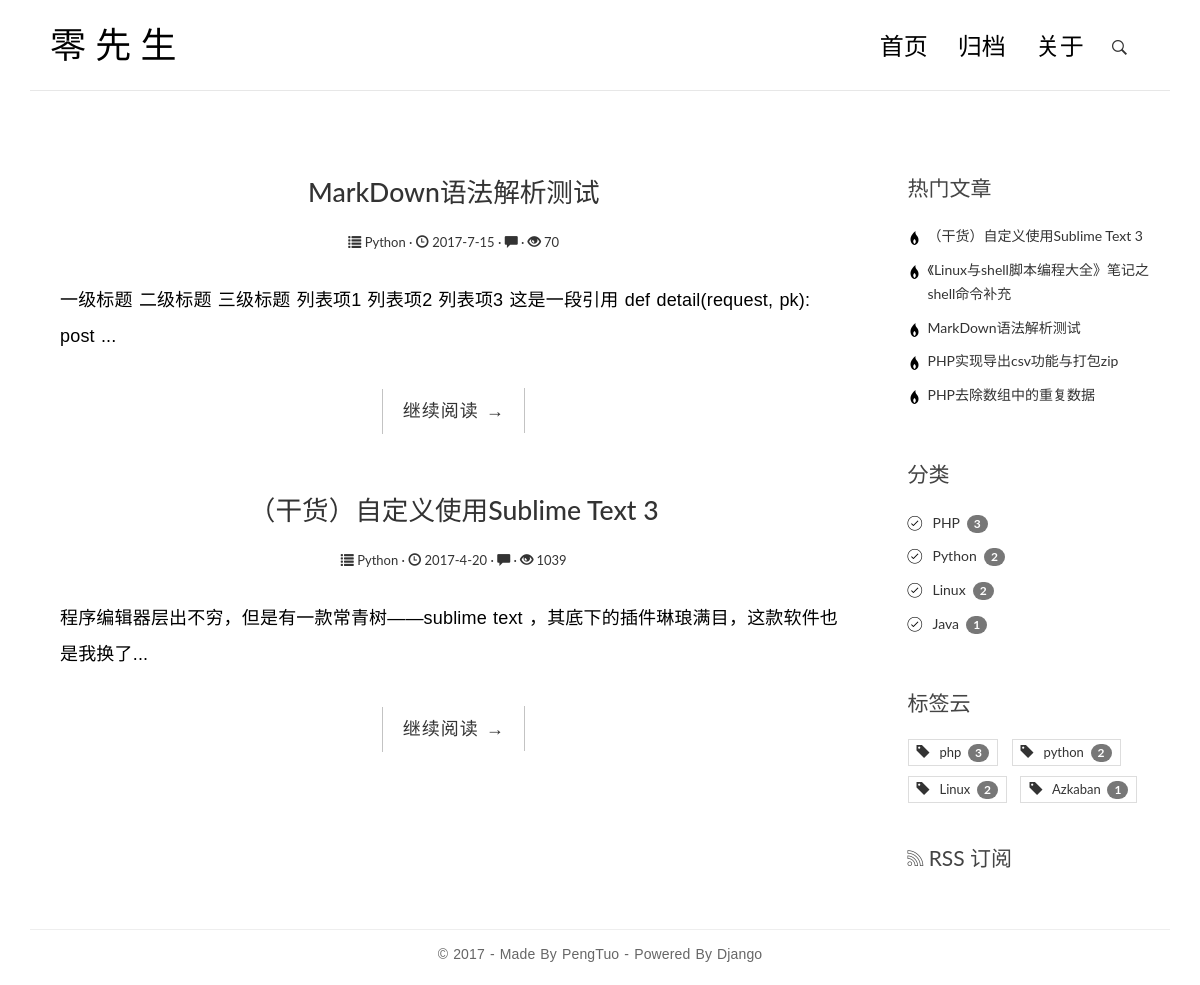
Screenshot of /category/3/ with the database file from the repository.
### blog/models.py (models this page shows, shortened)
class Post(models.Model):
    title = models.CharField(max_length=70)
    body = models.TextField()
    created_time = models.DateTimeField()
    updated_time = models.DateTimeField()
    excerpt = models.CharField(max_length=200, blank=True)
    category = models.ForeignKey(Category)
    tags = models.ManyToManyField(Tag, blank=True)
    views = models.PositiveIntegerField(default=0)
    author = models.ForeignKey(User)
    def get_absolute_url(self):
        return reverse('blog:detail', kwargs={'pk': self.pk})

class Category(models.Model):
    name = models.CharField(max_length=100)

class Tag(models.Model):
    name = models.CharField(max_length=100)

### blog/views.py (the view)
# urls.py: url(r'^category/(?P<pk>[0-9]+)/$', views.CategoryView.as_view(), name='category'),
class CategoryView(IndexView):
    def get_queryset(self):
        cate = get_object_or_404(Category, pk=self.kwargs.get('pk'))
        return super(CategoryView, self).get_queryset().filter(category=cate)

### blog/templatetags/blog_tags.py (called while the page is built)
@register.simple_tag
def get_hot_posts(num=5):
    return Post.objects.all().order_by('-views')[:num]

@register.simple_tag
def get_categories():
    return Category.objects.annotate(num_post=Count('post')).filter(num_post__gt=0)

@register.simple_tag
def get_tags():
    return Tag.objects.annotate(num_post=Count('post')).filter(num_post__gt=0)

### blog/views.py (called while the page is built, shortened)
    def get_context_data(self, **kwargs):
        context = super().get_context_data(**kwargs)
        paginator = context.get('paginator')
        page = context.get('page_obj')
        is_paginated = context.get('is_paginated')
        pagination_data = self.pagination_data(paginator, page, is_paginated)
        context.update(pagination_data)
        return context

    def pagination_data(self, paginator, page, is_paginated):
        if not is_paginated:
            return {}

### templates/blog/index.html (shortened to what this page needs)
{% extends 'base.html' %}
{% load blog_tags %}
{% block main %}
{% for post in post_list %}
<article class="post post-1">
    <header>
        <h1 class="entry-title">
            <a href="{{ post.get_absolute_url }}">{{ post.title }}</a>
        </h1>
        <div class="entry-meta">
            <a href="{% url 'blog:category' post.category.pk %}"><span class="glyphicon glyphicon-list"></span> {{ post.category.name }} ·</a>
            <a href="#"><span class="glyphicon glyphicon-time"></span>
                {{ post.created_time.year }}-{{ post.created_time.month }}-{{ post.created_time.day }} ·</a>
            <a href="#"><span class="glyphicon glyphicon-comment"></span> {{ post.comment_set.count }} ·</a>
            <a href="#"><span class="glyphicon glyphicon-eye-open"></span>&nbsp;{{ post.views }}</a>
        </div>
    </header>
    <div class="entry-content clearfix">
        <p>{{ post.excerpt }}...</p>
        <div class="read-more cl-effect-14">
            <a href="{{ post.get_absolute_url }}" class="more-link">继续阅读 <span class="meta-nav">→</span></a>
        </div>
    </div>
</article>
{% empty %}
<div class="no-post">暂时还没有发布的文章！</div>
{% endfor %}
{% endblock main %}
 {% block toc %}
<div class="widget widget-hot-posts">
    {% get_hot_posts as hot_posts_list %}
    <h3 class="widget-title">热门文章</h3>
    <ul>
        {% for hot_post in hot_posts_list %}
        <li>
            <a href="{% url 'blog:detail' hot_post.pk %}">
                {{hot_post.title}}</a>
        </li>
        {% empty %}
        暂无文章！
        {% endfor %}
    </ul>
</div>
<div class="widget widget-category">
    <h3 class="widget-title">分类</h3>
    {% get_categories as category_list %}
    <ul>
        {% for category in category_list %}
        <li>
            <a href="{% url 'blog:category' category.pk %}">
                {{ category.name }}&nbsp;
                <span class="badge">{{ category.num_post }}</span>
            </a>
        </li>
        {% empty %}
        暂无分类！
        {% endfor %}
    </ul>
</div>
<div class="widget widget-tag-cloud">
    <h3 class="widget-title">标签云</h3>
    {% get_tags as tag_list %}
    <ul>
        {% for tag in tag_list %}
        <li>
            <a href="{% url 'blog:tag' tag.pk %}">
                <span class="glyphicon glyphicon-tag"></span>
                &nbsp;&nbsp;{{tag.name}}&nbsp;
                <span class="badge">{{ tag.num_post }}</span></a>
        </li>
        {% empty %}
        暂无标签！
        {% endfor %}
    </ul>
</div>
<div class="rss">
    <a href="{% url 'rss' %}"><span class="ion-social-rss-outline"></span> RSS 订阅</a>
</div>
 {% endblock toc %}

### blog/static/blog/css/custom.css (style rules this page uses)
* { outline: none; }
h1, h2, h3, h4, h5, h6 { margin-top: 0; }
a { color: #333; }
body { color: #444; font-family: 'Lato', sans-serif; }
p { font-family: 'Ubuntu', sans-serif; font-weight: 400; word-spacing: 1px; letter-spacing: 0.01em; }
.post { background: #fff; padding: 30px 30px 0; }
.entry-title { text-align: center; font-size: 1.9em; margin-bottom: 20px; line-height: 1.6; padding: 10px 20px 0; }
.entry-meta { text-align: center; color: #DDDDDD; font-size: 13px; margin-bottom: 30px; }
.entry-content { font-size: 18px; line-height: 2; font-weight: 300; color: #000; }
.read-more { font-family: 'Ubuntu', sans-serif; font-weight: 400; word-spacing: 1px; letter-spacing: 0.01em; text-align: center; margin-top: 20px; }
.cl-effect-14 a { padding: 0 20px; height: 45px; line-height: 45px; position: relative; display: inline-block; margin: 15px 25px; letter-spacing: 1px; font-weight: 400; text-shadow: 0 0 1px rgba(255, 255, 255, 0.3); }
.cl-effect-14 a::before, .cl-effect-14 a::after { position: absolute; width: 45px; height: 1px; background: #C3C3C3; content: ''; -webkit-transition: all 0.3s; -moz-transition: all 0.3s; transition: all 0.3s; pointer-events: none; }
.cl-effect-14 a::before { top: 0; left: 0; -webkit-transform: rotate(90deg); -moz-transform: rotate(90deg); transform: rotate(90deg); -webkit-transform-origin: 0 0; -moz-transform-origin: 0 0; transform-origin: 0 0; }
.cl-effect-14 a::after { right: 0; bottom: 0; -webkit-transform: rotate(90deg); -moz-transform: rotate(90deg); transform: rotate(90deg); -webkit-transform-origin: 100% 0; -moz-transform-origin: 100% 0; transform-origin: 100% 0; }
.widget { background: #fff; padding: 30px 0 0; }
.widget-title { font-size: 1.5em; margin-bottom: 20px; line-height: 1.6; padding: 10px 0 0; font-weight: 400; }
.widget-hot-posts ul { padding: 0; margin: 0; padding-left: 20px; }
.widget-hot-posts ul li { list-style-type: none; position: relative; line-height: 170%; margin-bottom: 10px; }
.widget-hot-posts ul li::before { content: '\f31a'; font-family: "Ionicons"; position: absolute; left: -17px; top: 3px; font-size: 16px; color: #000; }
.widget-category ul { padding: 0; margin: 0; padding-left: 25px; }
.widget-category ul li { list-style-type: none; position: relative; line-height: 170%; margin-bottom: 10px; }
.widget-category ul li::before { content: '\f3fe'; font-family: "Ionicons"; position: absolute; left: -25px; top: 1px; font-size: 18px; color: #000; }
.widget-tag-cloud ul { padding: 0; margin: 0; margin-right: -10px; }
.widget-tag-cloud ul li { list-style-type: none; font-size: 13px; display: inline-block; margin-right: 10px; margin-bottom: 10px; padding: 3px 8px; border: 1px solid #ddd; }
.rss { font-size: 21px; margin-top: 30px; }
.rss a { color: #444; }

### rows the page displays
Post: title "MarkDown语法解析测试", category.name "Python", created_time.year "2017", created_time.month "7", created_time.day "15", views "70", excerpt "一级标题 二级标题 三级标题 列表项1 列表项2 列表项3 这是一段引用 def detail(request, pk): post"
Post: title "（干货）自定义使用Sublime Text 3", category.name "Python", created_time.year "2017", created_time.month "4", created_time.day "20", views "1039", excerpt "程序编辑器层出不穷，但是有一款常青树——sublime text ，其底下的插件琳琅满目，这款软件也是我换了"
Post: title "《Linux与shell脚本编程大全》笔记之shell命令补充"
Post: title "PHP实现导出csv功能与打包zip"
Post: title "PHP去除数组中的重复数据"
Category: name "PHP", num_post "3"
Category: name "Python", num_post "2"
Category: name "Linux", num_post "2"
Category: name "Java", num_post "1"
Tag: name "php", num_post "3"
Tag: name "python", num_post "2"
Tag: name "Linux", num_post "2"
Tag: name "Azkaban", num_post "1"
